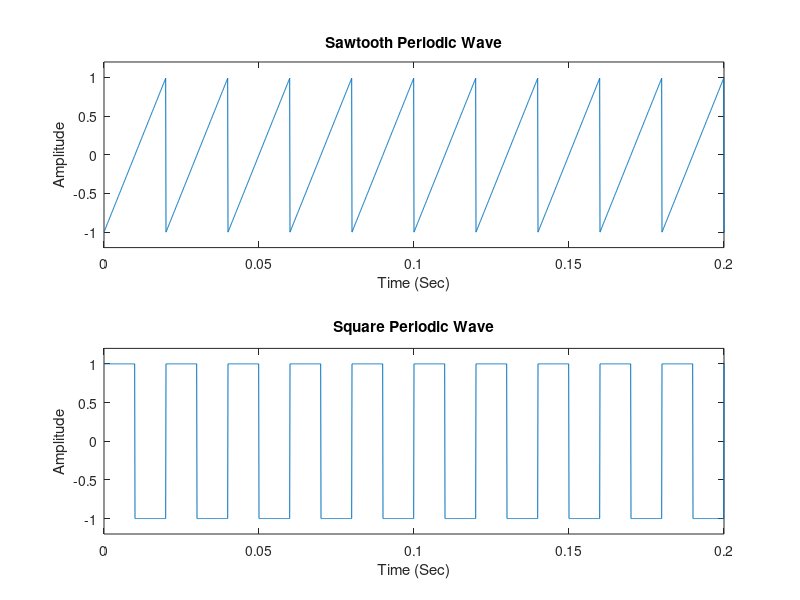

The MATLAB source for this figure:
% Periodic signal
fs = 10000;
t = 0 : 1 / fs : 1.5;
x1 = sawtooth(2 * pi * 50 * t);
x2 = square(2 * pi * 50 * t);

subplot(211)
plot(t, x1)
axis([0 0.2 -1.2 1.2])
xlabel('Time (Sec)');
ylabel('Amplitude');
title('Sawtooth Periodic Wave')

subplot(212)
plot(t, x2)
axis([0 0.2 -1.2 1.2])
xlabel('Time (Sec)');
ylabel('Amplitude');
title('Square Periodic Wave')
